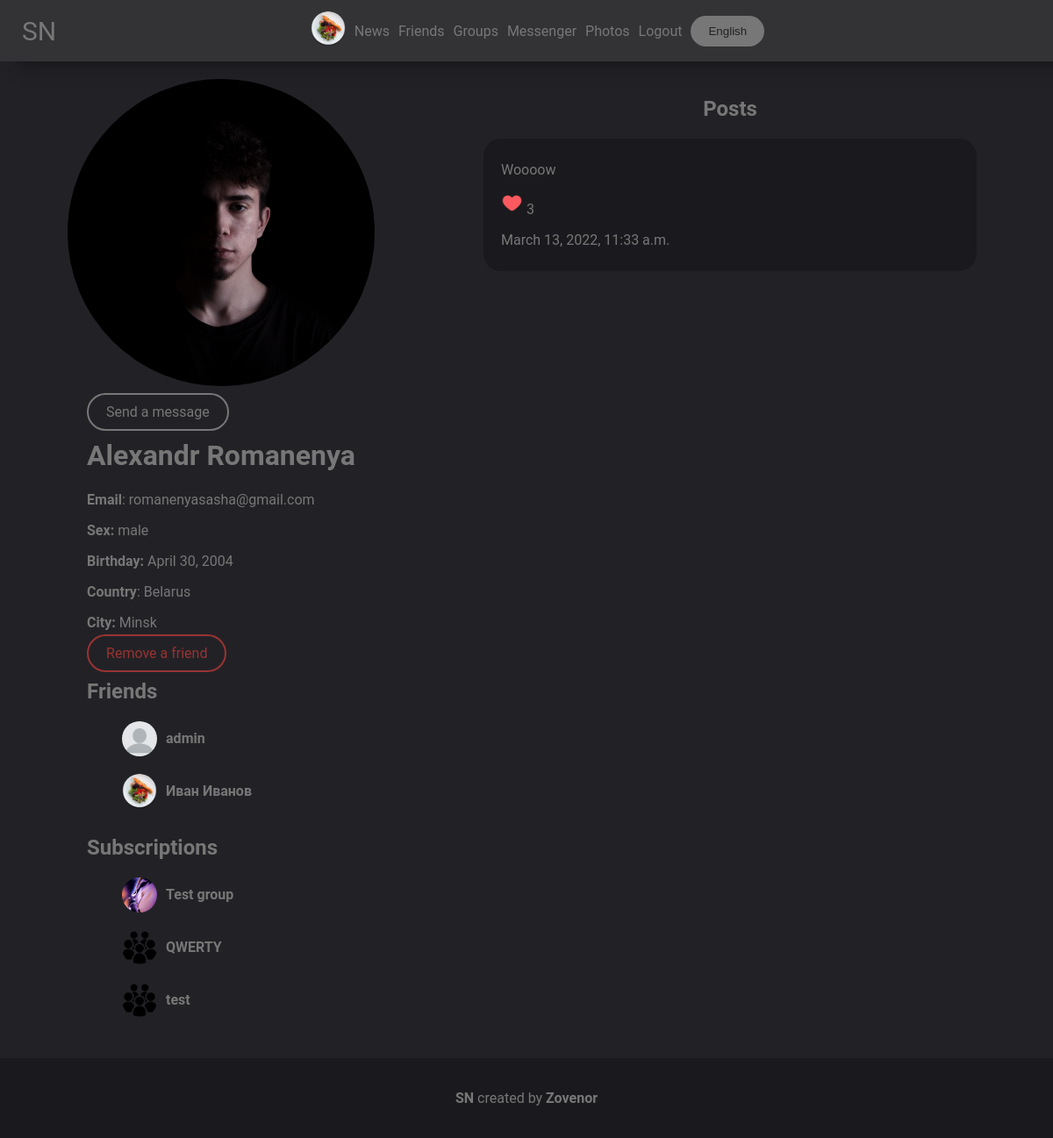
The page /zovenor (signed in) on the database its author committed.
### mainpage/models.py (models this page shows, shortened)
class UserDetail(models.Model):
    user = models.ForeignKey(User, on_delete=models.CASCADE)
    age = models.DateField(null=True, blank=True)
    photo = models.ForeignKey(Photo, on_delete=models.SET_NULL, null=True, blank=True)
    permissions = models.CharField(max_length=10, default="public")
    country = models.CharField(max_length=100, null=True, blank=True)
    city = models.CharField(max_length=100, null=True, blank=True)
    sex = models.CharField(max_length=10, choices=(('male', 'male'), ('female', 'female'), ('None', 'None')),
                           default=('None', 'None'))
    def get_photo(self):
        if self.photo:
            return self.photo
        else:
            return settings.STATIC_URL + "/mainpage/img/user.png"

class Photo(models.Model):
    photo = models.ImageField(upload_to='photos')
    date = models.DateTimeField(auto_now=True)
    user = models.ForeignKey(User, on_delete=models.SET_NULL, null=True)
    permissions = models.CharField(max_length=10, default="public")
    def __str__(self):
        return self.photo.url

class Friend(models.Model):
    user1 = models.IntegerField()
    user2 = models.IntegerField()
    def get_user1(self):
        try:
            return UserDetail.objects.get(user=self.user1)
        except:
            return None
    def get_user2(self):
        try:
            return UserDetail.objects.get(user=self.user2)
        except:
            return None

class Group(models.Model):
    followers = models.ManyToManyField(UserDetail, related_name="followers")
    name = models.CharField(max_length=250)
    description = models.TextField(null=True, blank=True)
    groupname = models.CharField(max_length=100, unique=True)
    photo = models.ForeignKey(Photo, on_delete=models.SET_NULL, null=True, blank=True)
    admin = models.ForeignKey(UserDetail, on_delete=models.SET_NULL, null=True, blank=True)
    editors = models.ManyToManyField(UserDetail, related_name="editors")
    def get_photo(self):
        if self.photo:
            return self.photo
        else:
            return settings.STATIC_URL + "/mainpage/img/group.jpg"

class Post(models.Model):
    author = models.CharField(max_length=100, null=True, blank=True)
    text = models.TextField()
    photos = models.ManyToManyField(Photo, related_name="photos")
    pinned = models.BooleanField(default=False)
    date = models.DateTimeField(auto_now=True)
    likes = models.ManyToManyField(UserDetail)
    def count_likes(self):
        return self.likes.count()
    def get_author(self):
        if self.author[0:3] == 'usr':
            return UserDetail.objects.get(user=User.objects.get(id=self.author[3:]))
        elif self.author[0:2] == "gr":
            return Group.objects.get(id=self.author[2:])
        else:
            return None

### mainpage/views.py (the view, shortened to what this page needs)
# urls.py: path('<str:name>', views.AccountView.as_view()),
class AccountView(View):
    def get(self, request, name):
        return AccountIDView.get(self, request, name=name)

### mainpage/views.py (called while the page is built)
def base(func):
    def wrapper(self, request, content={}, *args, **kwargs):
        if request.user.is_authenticated:
            content.update({'your_user': UserDetail.objects.get(user=request.user)})
        return func(self, request, content=content, **kwargs)
    return wrapper

def get_sex(request, sex):
    if sex == 'male':
        return get_wordlist(request).Account.sex_names['male']
    elif sex == 'female':
        return get_wordlist(request).Account.sex_names['female']
    else:
        return get_wordlist(request).Account.sex_names['none']

def get_wordlist(request):
    langs_list = {
        'en': langs.EN,
        'ru': langs.RU,
    }
    if 'lang' in request.COOKIES:
        lang = request.COOKIES['lang']
        try:
            return langs_list[lang]
        except:
            return langs_list['en']
    else:
        return langs_list['en']

### mainpage/templates/mainpage/account.html (shortened to what this page needs)
{% extends 'mainpage/base.html' %}
{% load static %}
{% block content %}
    <link rel="stylesheet" href="{% static 'mainpage/account.css' %}">
    {% if choose_photo == True %}
        {% for el in photos_library %}
            <a href="?choose_photo_by_id={{ el.id }}">
                <div class="account_photo" style="background-image: url('{{ el }}')"></div>
            </a>
        {% endfor %}
    {% else %}
        <div class="account">
            {% if user_view.photo %}
                <img class="account_photo" src="{{ user_view.get_photo }}">
            {% else %}
                <img class="account_photo" src="{% static 'mainpage/img/user.png' %}">
            {% endif %}
            <div class="info">
                {% if edit_permissions == False %}
                     <a class="button" href="/messenger/personal/{{ user_view.user.username }}">
            {% if user == user_view.user %}{{ list.favourites }}{% else %}{{ list.send_message }}{% endif %}
                </a>
                    <h1>{{ user_view.user.first_name }} {{ user_view.user.last_name }}</h1>
                    {% if permissions != 'closed' %}
                        <p><b>{{ list.email }}</b>: {{ user_view.user.email }}</p>
                        <p><b>{{ list.sex }}: </b>{{ get_sex }}</p>
                        <p><b>{{ list.age }}: </b>{{ user_view.age }}</p>
                        <p><b>{{ list.country }}</b>: {{ user_view.country }}</p>
                        <p><b>{{ list.city }}: </b>{{ user_view.city }}</p>
                        {% if user.is_authenticated %}
                            {% if user.id != user_view.user.id %}
                                {{ user_to_user|safe }}
                            {% endif %}
                        {% endif %}
                    {% endif %}
                    {% if permissions != 'closed' %}
                        <section class="friends">
                            <h1>{{ list.friends }}</h1>
                            <ul>
                                {% for el in friends %}
                                    <li class="user">
                                        {% if el.user1 == user_view.user.id %}
                                            <a class="user" href="/{{ el.get_user2.user.username }}">
                                                <div class="user_photo"
                                                     style="background-image: url('{{ el.get_user2.get_photo }}')"></div>
                                                <b>{{ el.get_user2.user.first_name }} {{ el.get_user2.user.last_name }}</b>
                                            </a>
                                        {% else %}
                                            <a class="user" href="/{{ el.get_user1.user.username }}">
                                                <div class="user_photo"
                                                     style="background-image: url('{{ el.get_user1.get_photo }}')"></div>
                                                <b>{{ el.get_user1.user.first_name }} {{ el.get_user1.user.last_name }}</b>
                                            </a>
                                        {% endif %}
                                    </li>
                                {% endfor %}
                            </ul>
                        </section>
                        <section class="subscriptions">
                            <h1>{{ list.subscriptions }}</h1>
                            <ul>
                                {% for el in groups %}
                                    <li class="group">
                                        <a class="user" href="/{{ el.groupname }}">
                                            <div class="user_photo"
                                                 style="background-image: url('{{ el.get_photo }}')"></div>
                                            <b>{{ el.name }}</b>
                                        </a>
                                    </li>
                                {% endfor %}
                            </ul>
                        </section>
                    {% endif %}
                {% endif %}
            </div>
        </div>
        {% if permissions != 'closed' %}
            <section class="posts">
                <h1>{{ list.posts }}</h1>
                {% if posts or pinned_posts %}
                    {% for el in posts %}
                        <div class="post" id="post{{ el.id }}">
                            <p class="text">{{ el.text }}</p>
                            <div onclick="like({{ el.id }})" class="like_img" id="like_img_{{ el.id }}">
                                {% if your_user in el.likes.all %}
                                    <img width="25px" src="{% static 'mainpage/img/like.png' %}">
                                {% else %}
                                    <img style="filter: invert(1); opacity: 0.75" width="25px"
                                         src="{% static 'mainpage/img/no-like.png' %}">
                                {% endif %}
                                <span id="like_{{ el.id }}" class="like">{{ el.count_likes }}</span>
                            </div>
                            <p class="date">{{ el.date }}</p>
                        </div>
                    {% endfor %}
                {% else %}
                    {{ list.no_posts }}
                {% endif %}
            </section>
        {% else %}
            <h1 class="posts" style="justify-content: center; align-items: center">{{ list.permissions }}</h1>
        {% endif %}
    {% endif %}
{% endblock %}

### mainpage/templates/mainpage/base.html (shortened to what this page needs)
<!doctype html>
{% load static %}
<html lang="en">
<head>
    <link rel="stylesheet" href="{% static "mainpage/base.css" %}">
</head>
<body>
<header>
    <a class="NAME" href="/">{{ list.NAME }}</a>
    {% if user.is_authenticated %}
        <a href="/account"><img width="40px" style="border-radius: 999px" src="{{ your_user.get_photo }}"></a>
        <a href="/news">{{ list.news }}</a>
        <a href="/friends">{{ list.Friends }}</a>
        <a href="/groups">{{ list.groups }}</a>
        <a href="/messenger/">{{ list.messenger }}</a>
        <a href="/photos">{{ list.photos }}</a>
        <a href="/logout?url={{ request.path }}">{{ list.LogOut }}</a>
    {% endif %}
    <button style="margin-left: 5px" class="button choose_lang" onclick="choose_lang()">{{ list.choose_lang }}</button>
</header>
<main>
    {% block content %}
{% endblock %}
</main>
<footer>
    <p><a href="https://github.com/zovenor/social_network"><b>{{ list.NAME }}</b></a> {{ list.created_by }} <a href="https://github.com/zovenor"><b>Zovenor</b></a></p>
</footer>
</body>
</html>

### mainpage/static/mainpage/base.css (style rules this page uses)
body { padding: 0; margin: 0; background: #222226; color: #777; font-family: "Roboto", "Lucida Grande", Verdana, Arial, sans-serif; min-height: 100vh; display: flex; flex-flow: column; }
header { background: #333336; padding: 10px; color: #FFF; display: flex; align-items: center; justify-content: center; position: fixed; width: 100vw; height: 50px; left: 0; top: 0; z-index: 999; box-shadow: 20px 0px 20px #111113; }
.NAME { position: fixed; left: 20px; font-size: 30px; }
header a { text-decoration: none; margin: 5px; color: #777; }
main { padding: 20px; padding-top: 90px; }
main a { text-decoration: none; color: #777; }
li { list-style-type: none; }
.button { border-color: #777; border-width: 2px; border-style: solid; border-radius: 999px; padding: 10px; transition: .5s; color: #777; background-color: #222226; width: fit-content; padding-left: 20px; padding-right: 20px; }
.choose_lang { border: 0px; background-color: #777; color: #222226; }
footer { background-color: #1a1a1e; padding: 20px; display: flex; justify-content: center; align-items: center; margin-top: auto; }
footer a { text-decoration: none; color: #777; }

### mainpage/static/mainpage/account.css (style rules this page uses)
.account_photo { border-radius: 999px; width: 350px; margin-bottom: 20px; height: 350px; background-repeat: no-repeat; background-position: center; background-size: cover; }
main { display: flex; flex-flow: row; }
.remove_friend { color: #993333; border-color: #993333; }
.account { display: flex; flex-flow: column; }
.user_photo { width: 40px; height: 40px; border-radius: 999px; background-size: cover; background-position: center; background-repeat: no-repeat; margin-right: 10px; }
.user, .group { display: flex; align-items: center; margin-bottom: 10px; }
.account { margin-right: auto; width: 40%; align-items: center; }
.posts { display: flex; flex-flow: column; width: 60%; align-items: center; }
.post { width: 75%; background-color: #1a1a1e; padding: 10px 20px 10px 20px; border-radius: 20px; margin-bottom: 20px; }
.like_img { cursor: pointer; }

### rows shown on the page
UserDetail: get_photo (picture)
UserDetail: get_photo (picture), user.first_name "Alexandr", user.last_name "Romanenya", user.email "romanenyasasha@gmail.com", age "April 30, 2004", country "Belarus", city "Minsk"
Friend: get_user2.user.first_name "admin"
Friend: get_user1.get_photo (picture), get_user1.user.first_name "Иван", get_user1.user.last_name "Иванов"
Group: get_photo (picture), name "Test group"
Group: name "QWERTY"
Group: name "test"
Post: text "Woooow", count_likes "3", date "March 13, 2022, 11:33 a.m."

### other values the page prints
{{ list.NAME }} "SN"
{{ list.news }} "News"
{{ list.Friends }} "Friends"
{{ list.groups }} "Groups"
{{ list.messenger }} "Messenger"
{{ list.photos }} "Photos"
{{ list.LogOut }} "Logout"
{{ list.choose_lang }} "English"
{{ list.send_message }} "Send a message"
{{ list.email }} "Email"
{{ list.sex }} "Sex"
{{ get_sex }} "male"
{{ list.age }} "Birthday"
{{ list.country }} "Country"
{{ list.city }} "City"
